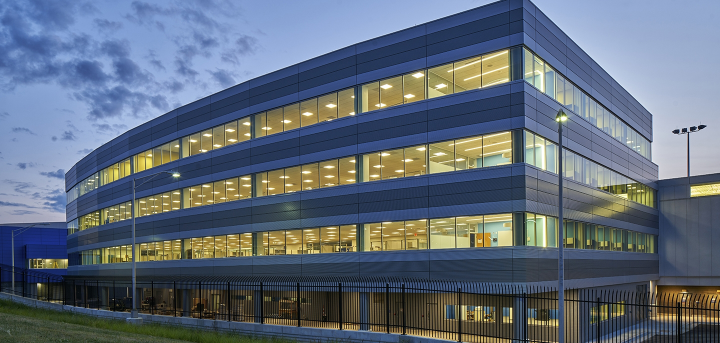
#> input picture In Class/Building01.jpg, 1440 x 686 px (shown at 1/2 size)
$ python detectFeatures01.py   (Python 2 division)
#> lines starting #> are read from the running program, lines starting #| are printed output that depends on the picture; after the words box and inside, x2 and y2 are one past the last pixel; in counts of white or black regions, pixels touching at a corner belong together
#!/usr/bin/env python

import sys
sys.path.append("/opt/ros/kinetic/lib/python2.7/dist-packages")
import cv2
import numpy as np


filename = 'Building01.jpg'
def main():
    image = cv2.imread(filename)
#> image is the input picture: shape (686, 1440, 3); mean B, G, R 121.5, 107.3, 96.2
    if image is None:
      print 'Unable to open file ', filename
      return
    print image.shape
#| (686, 1440, 3)

    cents = [(904,69),
             (1019,96),
            (726,332)]
    windowSize=7


    Kx = np.array([[-1, 0, 1], [-2, 0, 2], [-1, 0, 1]], np.float32)
    Ky = np.array([[1, 2, 1], [0, 0, 0], [-1, -2, -1]], np.float32)

    Ix = cv2.filter2D(image, -1, Kx)
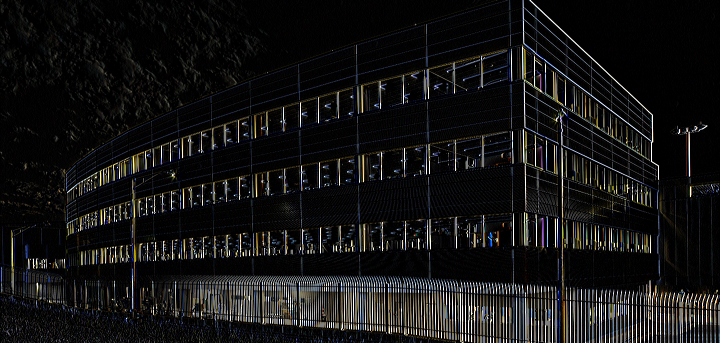
#> Ix: shape (686, 1440, 3) (shown at 1/2 size); mean B, G, R 19.8, 20.1, 20.3
    for i in range(0,3):
        cv2.rectangle(Ix,(cents[i][0]+windowSize,cents[i][1]+windowSize),
                  (cents[i][0]-windowSize,cents[i][1]-windowSize),(0,0,255),1)
#> Ix: shape (686, 1440, 3); 0.02% of pixels changed, all inside (x1, y1, x2, y2) = (719, 62, 1027, 340)

    Iy = cv2.filter2D(image,-1, Ky)
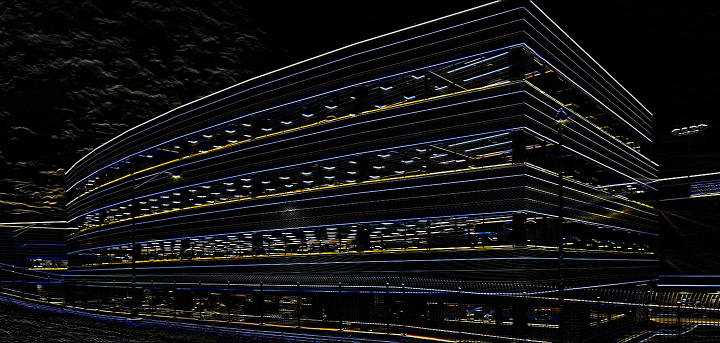
#> Iy: shape (686, 1440, 3) (shown at 1/2 size); mean B, G, R 18.6, 17.6, 17.4
    for i in range(0,3):
        cv2.rectangle(Iy,(cents[i][0]+windowSize,cents[i][1]+windowSize),
                  (cents[i][0]-windowSize,cents[i][1]-windowSize),(0,0,255),1)
    for i in range(0,3):
        cv2.rectangle(image,(cents[i][0]+windowSize,cents[i][1]+windowSize),
                  (cents[i][0]-windowSize,cents[i][1]-windowSize),(0,0,255),1)
    cv2.namedWindow('Ix', cv2.WINDOW_NORMAL)
    #cv2.imshow('Ix',Ix[50:150,950:1050])
    cv2.imshow('Ix',Ix)
    cv2.namedWindow('Iy', cv2.WINDOW_NORMAL)
    #cv2.imshow('Iy',Iy[50:150,950:1050])
    cv2.imshow('Iy',Iy)
    cv2.namedWindow('Highlights', cv2.WINDOW_NORMAL)
    cv2.imshow('Highlights',image)
    cv2.waitKey(0)

    cv2.destroyAllWindows()


if __name__ == '__main__':
    main()

$ run again, with In Class/Building02.jpg copied over In Class/Building01.jpg
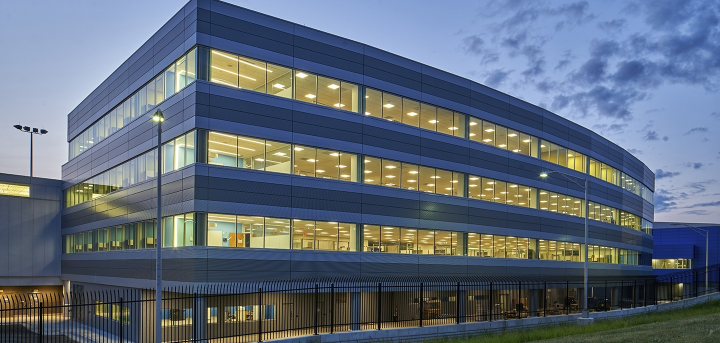
#> input picture In Class/Building02.jpg, 1440 x 686 px (shown at 1/2 size)
#> in main, image is the input picture: shape (686, 1440, 3); mean B, G, R 121.6, 107.3, 96.2
#| (686, 1440, 3)
#> in main, `Ix = cv2.filter2D(image, -1, Kx)`:
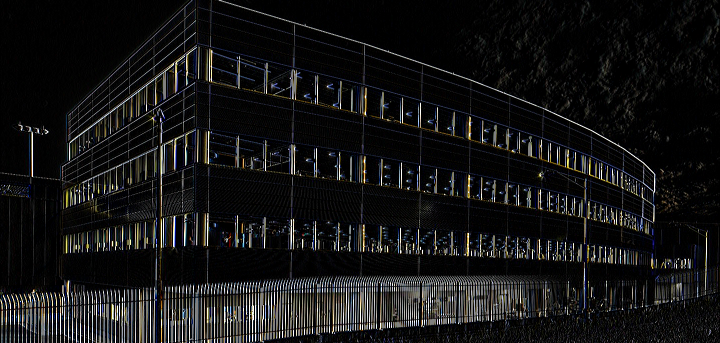
#> Ix: shape (686, 1440, 3) (shown at 1/2 size); mean B, G, R 20.6, 20.5, 20.5
#> in main, `Iy = cv2.filter2D(image,-1, Ky)`:
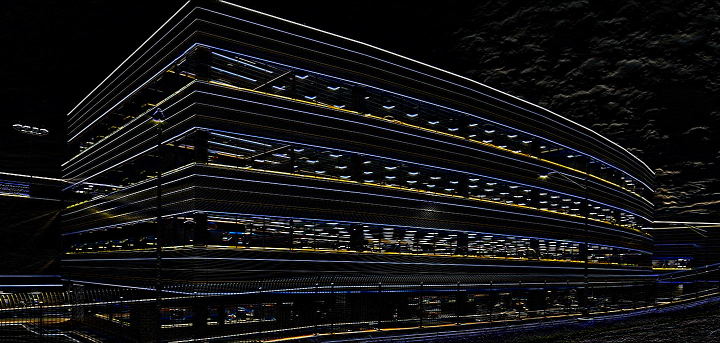
#> Iy: shape (686, 1440, 3) (shown at 1/2 size); mean B, G, R 18.7, 17.6, 17.7
